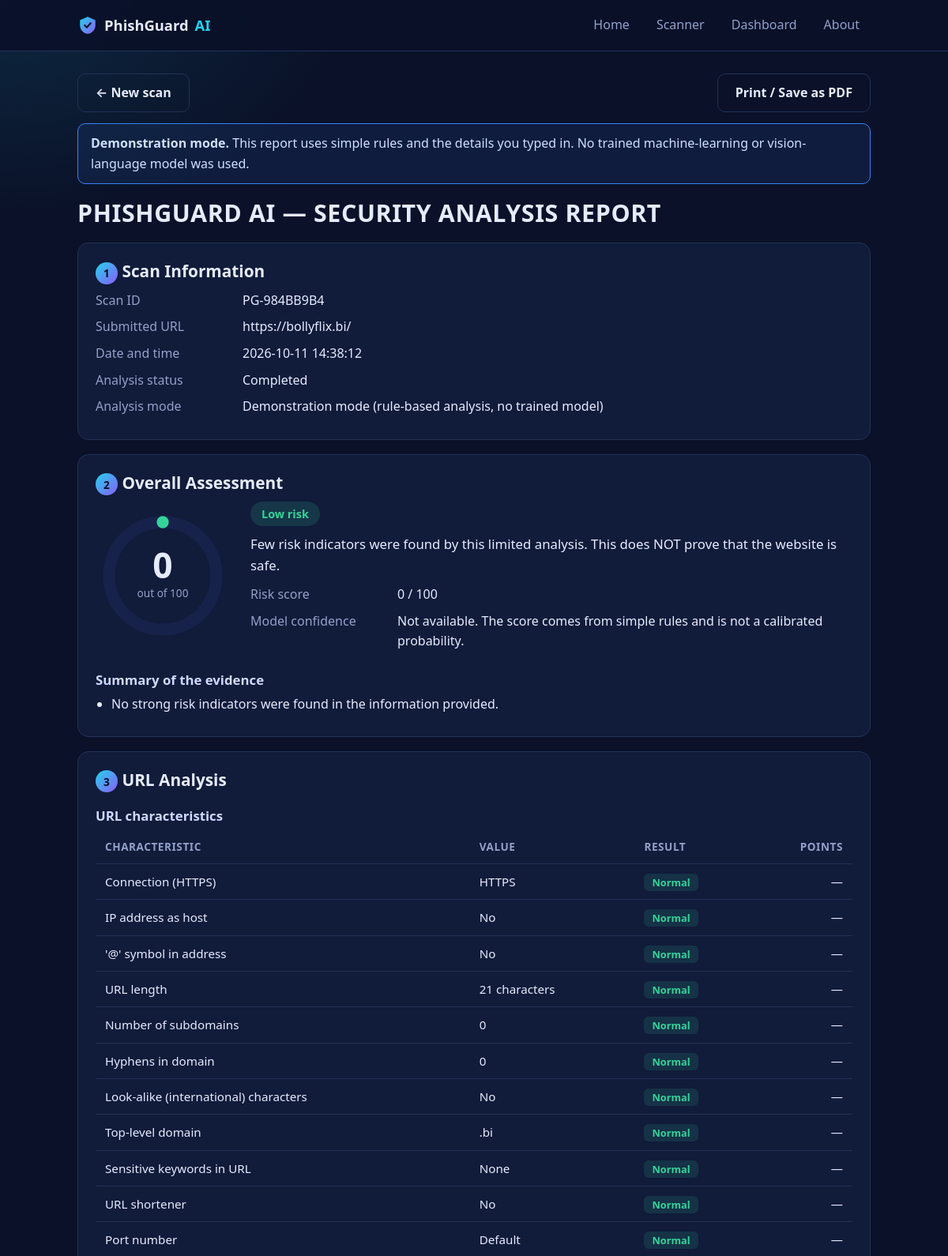
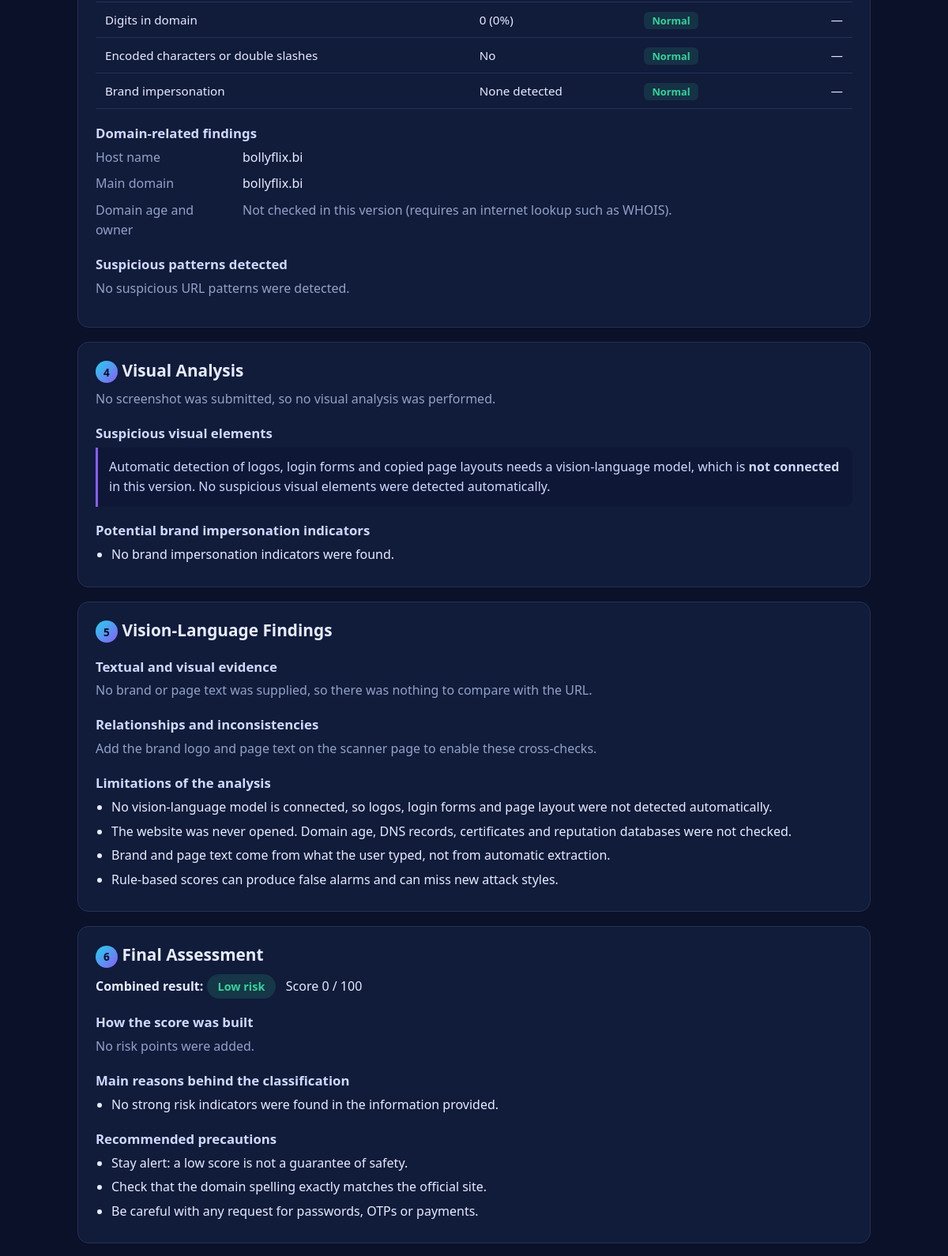
Page /report/PG-984BB9B4 (upper part) on the committed database (2 pictures, top to bottom).
### tables this page shows
CREATE TABLE scans (
              id TEXT PRIMARY KEY, url TEXT NOT NULL, created TEXT NOT NULL,
              score INTEGER NOT NULL, category TEXT NOT NULL, report TEXT NOT NULL);

### app.py (the view)
@app.route("/report/<scan_id>")
def report(scan_id):
    rows = db_run("SELECT report FROM scans WHERE id = ?", (scan_id,))
    if not rows:
        abort(404)
    return render_template("report.html", r=json.loads(rows[0]["report"]))

### app.py (called while the page is built)
def db_run(sql, args=(), commit=False):
    conn = sqlite3.connect(DB_PATH)
    conn.row_factory = sqlite3.Row
    try:
        rows = conn.execute(sql, args).fetchall()
        if commit:
            conn.commit()
        return rows
    finally:
        conn.close()

@app.after_request
def security_headers(response):
    response.headers["X-Content-Type-Options"] = "nosniff"
    response.headers["Referrer-Policy"] = "no-referrer"
    return response

### templates/report.html (shortened to what this page needs)
{% extends "base.html" %}
{% block content %}
{% set cls = r.overall.category|lower %}
<div class="report-tools no-print">
  <a class="btn ghost" href="{{ url_for('scanner') }}">← New scan</a>
  <button type="button" class="btn ghost" data-print>Print / Save as PDF</button>
</div>
<div class="alert info">
  <b>Demonstration mode.</b> This report uses simple rules and the details you typed in. No trained machine-learning or vision-language model was used.
</div>
<h1 class="report-title">PHISHGUARD AI — SECURITY ANALYSIS REPORT</h1>
<section class="card">
  <h2><span class="num">1</span> Scan Information</h2>
  <dl class="kv">
    <dt>Scan ID</dt><dd>{{ r.scan.id }}</dd>
    <dt>Submitted URL</dt><dd class="break">{{ r.scan.url }}{% if r.scan.scheme_assumed %} <span class="muted">(https:// was assumed)</span>{% endif %}</dd>
    <dt>Date and time</dt><dd>{{ r.scan.created }}</dd>
    <dt>Analysis status</dt><dd>{{ r.scan.status }}</dd>
    <dt>Analysis mode</dt><dd>{{ r.scan.mode }}</dd>
  </dl>
</section>
<section class="card">
  <h2><span class="num">2</span> Overall Assessment</h2>
  <div class="overall">
    <div class="gauge-wrap">
      <svg viewBox="0 0 100 100" class="gauge risk-{{ cls }}" role="img" aria-label="Risk score {{ r.overall.score }} out of 100">
        <circle cx="50" cy="50" r="40" class="gauge-bg"/>
        <circle cx="50" cy="50" r="40" class="gauge-fg" stroke-dasharray="{{ (r.overall.score / 100 * 251.2)|round(1) }} 251.2" transform="rotate(-90 50 50)"/>
        <text x="50" y="52" text-anchor="middle" class="gauge-num">{{ r.overall.score }}</text>
        <text x="50" y="66" text-anchor="middle" class="gauge-sub">out of 100</text>
      </svg>
    </div>
    <div class="overall-text">
      <span class="badge risk-{{ cls }}">{{ r.overall.category }} risk</span>
      <p class="summary">{{ r.overall.summary }}</p>
      <dl class="kv">
        <dt>Risk score</dt><dd>{{ r.overall.score }} / 100</dd>
        <dt>Model confidence</dt><dd>{{ r.overall.confidence }}</dd>
      </dl>
    </div>
  </div>
  <h3>Summary of the evidence</h3>
  <ul class="list">
    {% for reason in r.overall.reasons %}<li>{{ reason }}</li>{% endfor %}
  </ul>
</section>
<section class="card">
  <h2><span class="num">3</span> URL Analysis</h2>
  <h3>URL characteristics</h3>
  <div class="table-wrap">
    <table>
      <thead><tr><th>Characteristic</th><th>Value</th><th>Result</th><th class="num-col">Points</th></tr></thead>
      <tbody>
      {% for f in r.url_analysis.features %}
        <tr>
          <td>{{ f.label }}</td>
          <td>{{ f.value }}</td>
          <td><span class="tag {{ 'warn' if f.flagged else 'ok' }}">{{ 'Suspicious' if f.flagged else 'Normal' }}</span></td>
          <td class="num-col">{{ '+' ~ f.points if f.points else '—' }}</td>
        </tr>
      {% endfor %}
      </tbody>
    </table>
  </div>
  <h3>Domain-related findings</h3>
  <dl class="kv">
    <dt>Host name</dt><dd class="break">{{ r.url_analysis.host }}</dd>
    <dt>Main domain</dt><dd>{{ r.url_analysis.registrable }}</dd>
    <dt>Domain age and owner</dt><dd class="muted">Not checked in this version (requires an internet lookup such as WHOIS).</dd>
  </dl>
  <h3>Suspicious patterns detected</h3>
  {% if r.url_analysis.suspicious %}
  <ul class="list warn">
    {% for f in r.url_analysis.suspicious %}<li><b>{{ f.label }}:</b> {{ f.note }}</li>{% endfor %}
  </ul>
  {% else %}
  <p class="muted">No suspicious URL patterns were detected.</p>
  {% endif %}
</section>
<section class="card">
  <h2><span class="num">4</span> Visual Analysis</h2>
  {% if r.visual.submitted %}
  <div class="visual">
    <img class="shot" src="{{ url_for('uploads', filename=r.visual.filename) }}" alt="Uploaded website screenshot">
    <div>
      <h3>Screenshot details</h3>
      <dl class="kv">
        <dt>Format</dt><dd>{{ r.visual.info.format }}</dd>
        <dt>Dimensions</dt><dd>{{ r.visual.info.width }} × {{ r.visual.info.height }} pixels</dd>
        <dt>File size</dt><dd>{{ r.visual.info.size_kb }} KB</dd>
        <dt>Brightness</dt><dd>{{ r.visual.info.brightness }} / 255</dd>
      </dl>
      <h3>Dominant colours</h3>
      <div class="swatches">
        {% for c in r.visual.info.colors %}
        <div class="swatch"><span style="background: {{ c.hex }}"></span>{{ c.hex }} · {{ c.percent }}%</div>
        {% endfor %}
      </div>
    </div>
  </div>
  <h3>Image observations</h3>
  <ul class="list">{% for o in r.visual.info.observations %}<li>{{ o }}</li>{% endfor %}</ul>
  {% else %}
  <p class="muted">No screenshot was submitted, so no visual analysis was performed.</p>
  {% endif %}
  <h3>Suspicious visual elements</h3>
  <p class="note-box">
    {% if r.visual.vlm_connected %}A vision-language model analysed this screenshot.
    {% else %}Automatic detection of logos, login forms and copied page layouts needs a vision-language model, which is <b>not connected</b> in this version. No suspicious visual elements were detected automatically.{% endif %}
  </p>
  <h3>Potential brand impersonation indicators</h3>
  <ul class="list">{% for b in r.visual.brand_indicators %}<li>{{ b }}</li>{% endfor %}</ul>
</section>
<section class="card">
  <h2><span class="num">5</span> Vision-Language Findings</h2>
  <h3>Textual and visual evidence</h3>
  {% if r.vl.findings %}
  <ul class="list">
    {% for f in r.vl.findings %}<li class="{{ f.level }}">{{ f.text }}</li>{% endfor %}
  </ul>
  {% else %}
  <p class="muted">No brand or page text was supplied, so there was nothing to compare with the URL.</p>
  {% endif %}
  <h3>Relationships and inconsistencies</h3>
  <p class="muted">
    {% if r.vl.context_given %}The checks above compare what you saw on the page with the website address.
    {% else %}Add the brand logo and page text on the scanner page to enable these cross-checks.{% endif %}
  </p>
  <h3>Limitations of the analysis</h3>
  <ul class="list">{% for l in r.vl.limitations %}<li>{{ l }}</li>{% endfor %}</ul>
</section>
<section class="card">
  <h2><span class="num">6</span> Final Assessment</h2>
  <p><b>Combined result:</b> <span class="badge risk-{{ cls }}">{{ r.final.category }} risk</span> &nbsp; Score {{ r.final.score }} / 100</p>
  <h3>How the score was built</h3>
  {% if r.final.breakdown %}
  <div class="table-wrap">
    <table>
      <thead><tr><th>Source</th><th>Indicator</th><th class="num-col">Points</th></tr></thead>
      <tbody>
        {% for b in r.final.breakdown %}<tr><td>{{ b.source }}</td><td>{{ b.label }}</td><td class="num-col">+{{ b.points }}</td></tr>{% endfor %}
      </tbody>
    </table>
  </div>
  {% else %}
  <p class="muted">No risk points were added.</p>
  {% endif %}
  <h3>Main reasons behind the classification</h3>
  <ul class="list">{% for reason in r.final.reasons %}<li>{{ reason }}</li>{% endfor %}</ul>
  <h3>Recommended precautions</h3>
  <ul class="list">{% for p in r.final.precautions %}<li>{{ p }}</li>{% endfor %}</ul>
</section>
{% endblock %}

### templates/base.html (shortened to what this page needs)
<!DOCTYPE html>
<html lang="en">
<head>
  <link rel="stylesheet" href="{{ url_for('static', filename='css/style.css') }}">
</head>
<body>
  <header class="nav no-print">
    <div class="nav-inner">
      <a class="brand" href="{{ url_for('index') }}">
        PhishGuard <span>AI</span>
      </a>
      <nav id="navLinks">
        <a href="{{ url_for('index') }}" class="{{ 'active' if request.endpoint == 'index' }}">Home</a>
        <a href="{{ url_for('scanner') }}" class="{{ 'active' if request.endpoint in ('scanner', 'scan') }}">Scanner</a>
        <a href="{{ url_for('dashboard') }}" class="{{ 'active' if request.endpoint == 'dashboard' }}">Dashboard</a>
        <a href="{{ url_for('about') }}" class="{{ 'active' if request.endpoint == 'about' }}">About</a>
      </nav>
    </div>
  </header>
  <main class="container">
    {% block content %}{% endblock %}
  </main>
</body>
</html>

### static/css/style.css (style rules this page uses)
:root { --bg: #0a1128; --bg2: #0e1735; --panel: #111b3a; --panel2: #16224a; --line: #243256; --text: #e6ecff; --muted: #93a1c8; --cyan: #22d3ee; --blue: #3b82f6; --purple: #8b5cf6; --low: #34d399; --medium: #fbbf24; --high: #f87171; --radius: 14px; }
* { box-sizing: border-box; }
html { scroll-behavior: smooth; }
body { margin: 0; background: radial-gradient(900px 500px at 85% -10%, rgba(139,92,246,.18), transparent 60%), radial-gradient(800px 500px at 0% 0%, rgba(34,211,238,.12), transparent 55%), var(--bg); color: var(--text); font-family: "Segoe UI", system-ui, -apple-system, Roboto, Arial, sans-serif; line-height: 1.6; min-height: 100vh; display: flex; flex-direction: column; }
a { color: var(--cyan); }
h1, h2, h3 { line-height: 1.25; margin: 0 0 .5rem; }
h1 { font-size: clamp(1.9rem, 5vw, 3rem); }
h2 { font-size: 1.3rem; }
h3 { font-size: 1.05rem; margin-top: 1.2rem; color: #cfd9ff; }
p { margin: 0 0 .8rem; }
.muted { color: var(--muted); }
.break { word-break: break-all; }
.container { width: 100%; max-width: 1040px; margin: 0 auto; padding: 28px 18px 60px; flex: 1; }
.nav { position: sticky; top: 0; z-index: 20; background: rgba(10,17,40,.88); backdrop-filter: blur(10px); border-bottom: 1px solid var(--line); }
.nav-inner { max-width: 1040px; margin: 0 auto; padding: 12px 18px; display: flex; align-items: center; justify-content: space-between; }
.brand { display: flex; align-items: center; gap: 8px; color: var(--text); text-decoration: none; font-weight: 700; font-size: 1.15rem; }
.brand span { color: var(--cyan); }
nav { display: flex; gap: 6px; }
nav a { color: var(--muted); text-decoration: none; padding: 7px 14px; border-radius: 8px; font-weight: 500; transition: .2s; }
.btn { display: inline-block; border: 1px solid transparent; border-radius: 10px; padding: 11px 22px; font: inherit; font-weight: 600; cursor: pointer; text-decoration: none; transition: transform .15s, box-shadow .2s, background .2s; }
.btn.ghost { background: transparent; color: var(--text); border-color: var(--line); }
.card { background: var(--panel); border: 1px solid var(--line); border-radius: var(--radius); padding: 22px; margin-bottom: 18px; transition: border-color .2s, transform .2s; }
.num { display: inline-grid; place-items: center; min-width: 28px; height: 28px; border-radius: 50%; background: linear-gradient(135deg, var(--cyan), var(--purple)); color: #07102a; font-size: .85rem; font-weight: 700; }
.alert { padding: 12px 16px; border-radius: 10px; margin-bottom: 18px; border: 1px solid; }
.alert.info { background: rgba(59,130,246,.1); border-color: var(--blue); color: #cfe0ff; }
.report-tools { display: flex; justify-content: space-between; gap: 10px; margin-bottom: 14px; }
.report-title { font-size: clamp(1.3rem, 3.5vw, 1.9rem); letter-spacing: .02em; margin: 6px 0 18px; }
.report-title + .card { margin-top: 0; }
.kv { display: grid; grid-template-columns: 170px 1fr; gap: 8px 16px; margin: 0 0 6px; }
.kv dt { color: var(--muted); }
.kv dd { margin: 0; }
.list { margin: 6px 0 0; padding-left: 20px; }
.list li { margin: 5px 0; }
.overall { display: flex; gap: 26px; align-items: center; flex-wrap: wrap; margin-bottom: 6px; }
.gauge { width: 170px; height: 170px; }
.gauge-num { font-size: 26px; font-weight: 700; fill: var(--text); }
.gauge-sub { font-size: 8px; fill: var(--muted); }
.overall-text { flex: 1; min-width: 240px; }
.badge { display: inline-block; padding: 4px 14px; border-radius: 99px; font-weight: 700; font-size: .9rem; }
.badge.risk-low { background: rgba(52,211,153,.15); color: var(--low); }
.summary { font-size: 1.05rem; margin: 10px 0; }
.tag { padding: 2px 10px; border-radius: 6px; font-size: .8rem; font-weight: 600; }
.tag.ok { background: rgba(52,211,153,.12); color: var(--low); }
.note-box { background: var(--bg2); border-left: 3px solid var(--purple); padding: 12px 14px; border-radius: 0 10px 10px 0; color: #cfd9ff; margin-top: 8px; }
.table-wrap { overflow-x: auto; }
table { width: 100%; border-collapse: collapse; font-size: .95rem; }
th, td { text-align: left; padding: 10px 12px; border-bottom: 1px solid var(--line); vertical-align: top; }
th { color: var(--muted); font-weight: 600; font-size: .85rem; text-transform: uppercase; letter-spacing: .04em; }
.num-col { text-align: right; white-space: nowrap; }

### rows in the picture
scans: scan.id "PG-984BB9B4", scan "https://bollyflix.bi/", overall.category "Low", final.category "Low"

### other values in the picture
{{ r.scan.created }} "2026-10-11 14:38:12"
{{ r.scan.status }} "Completed"
{{ r.scan.mode }} "Demonstration mode (rule-based analysis, no trained model)"
{{ r.overall.score }} "0"
{{ r.overall.summary }} "Few risk indicators were found by this limited analysis. This does NOT prove that the website is safe."
{{ r.overall.confidence }} "Not available. The score comes from simple rules and is not a calibrated probability."
{{ reason }} "No strong risk indicators were found in the information provided."
{{ f.label }} "Connection (HTTPS)" "IP address as host" "'@' symbol in address" "URL length" "Number of subdomains" "Hyphens in domain" "Look-alike (international) characters" "Top-level domain" "Sensitive keywords in URL" "URL shortener" "Port number" "Digits in domain" "Encoded characters or double slashes" "Brand impersonation"
{{ f.value }} "HTTPS" "No" "No" "21 characters" "0" "0" "No" ".bi" "None" "No" "Default" "0 (0%)" "No" "None detected"
{{ 'Suspicious' if f.flagged else 'Normal' }} "Normal" "Normal" "Normal" "Normal" "Normal" "Normal" "Normal" "Normal" "Normal" "Normal" "Normal" "Normal" "Normal" "Normal"
{{ '+' ~ f.points if f.points else '—' }} "—" "—" "—" "—" "—" "—" "—" "—" "—" "—" "—" "—" "—" "—"
{{ r.url_analysis.host }} "bollyflix.bi"
{{ r.url_analysis.registrable }} "bollyflix.bi"
{{ b }} "No brand impersonation indicators were found."
{{ l }} "No vision-language model is connected, so logos, login forms and page layout were not detected automatically." "The website was never opened. Domain age, DNS records, certificates and reputation databases were not checked." "Brand and page text come from what the user typed, not from automatic extraction." "Rule-based scores can produce false alarms and can miss new attack styles."
